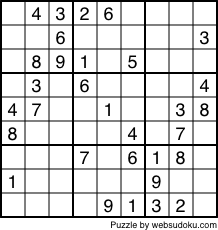
#> input picture 2.png, 218 x 230 px
$ jupyter execute --allow-errors Untitled.ipynb
#> lines starting #> are read from the running program, lines starting #| are printed output that depends on the picture; after the words box and inside, x2 and y2 are one past the last pixel; in counts of white or black regions, pixels touching at a corner belong together
[cell 1]
import cv2
import numpy as np
import matplotlib.pyplot as plt

[cell 2]
img1 = cv2.imread('2.png')
#> img1 is the input picture: shape (230, 218, 3); min 0, max 255, mean 217.1
img = cv2.GaussianBlur(img1,(5,5),0)
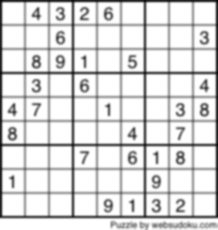
#> img: shape (230, 218, 3); min 6, max 255, mean 217.3
gray = cv2.cvtColor(img,cv2.COLOR_BGR2GRAY)
mask = np.zeros((gray.shape),np.uint8)
kernel1 = cv2.getStructuringElement(cv2.MORPH_ELLIPSE,(11,11))

close = cv2.morphologyEx(gray,cv2.MORPH_CLOSE,kernel1)
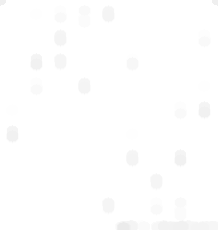
#> close: shape (230, 218); min 235, max 255, mean 254.2
div = np.float32(gray)/(close)
res = np.uint8(cv2.normalize(div,div,0,255,cv2.NORM_MINMAX))
res2 = cv2.cvtColor(res,cv2.COLOR_GRAY2BGR)

[cell 3]
def show_pic(img):
    fig = plt.figure(figsize=(15,15))
    ax = fig.add_subplot(111)
    ax.imshow(img,cmap='gray')

[cell 4]
show_pic(img)

[cell 5]
res2 = cv2.addWeighted(src1=img,alpha=0.7,src2=res2,beta=0.3,gamma=0)

gamma = 0.9
invGamma = 1/gamma
table = np.array([((i / 255.0) ** invGamma) * 255
                  for i in np.arange(0, 256)]).astype("uint8")
cv2.LUT(res2, table, res2)
show_pic(res2)

[cell 6]
thresh = cv2.adaptiveThreshold(res,255,0,1,19,2)
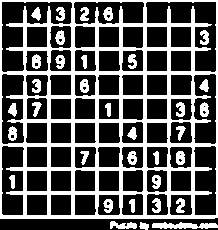
#> thresh: shape (230, 218); 33.8% white; 35 white regions
contour,hier = cv2.findContours(thresh,cv2.RETR_TREE,cv2.CHAIN_APPROX_SIMPLE)
#> contour = 117 contours, 19 with area under 20; largest, box (x1, y1, x2, y2) and area: (0, 0, 218, 219) 47304, (1, 1, 73, 73) 2437, (145, 1, 217, 73) 2416, (193, 73, 217, 145) 1468, (73, 1, 145, 25) 1456

max_area = 0
best_cnt = None
for cnt in contour:
    area = cv2.contourArea(cnt)
    if area > 1000:
        if area > max_area:
            max_area = area
            best_cnt = cnt
#> this loop made 117 passes
#> (area, max_area) on pass 4: (47303.5, 47303.5)
#> area on passes 1, 2, 3, 5, 6, 7: 256.5, 42, 108.5, 452, 69, 452
#> after the loop, best_cnt = [[0, 0], [0, 218], [214, 218], [215, 217], [217, 217], [217, 0]]; max_area = 47303.5

cv2.drawContours(mask,[best_cnt],0,255,-1)
#> mask: shape (230, 218); 95.2% white; 1 black region, box (x1, y1, x2, y2) and area: (0, 218, 218, 230) 2401
cv2.drawContours(mask,[best_cnt],0,0,2)
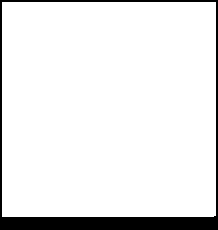
#> mask: shape (230, 218); 91.8% white; 1 black region

res = cv2.bitwise_and(res,mask)
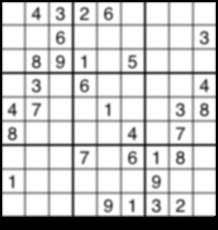
#> res: shape (230, 218); min 0, max 255, mean 202.9
show_pic(res)
show_pic(mask)

[cell 7]
#find the countours
contours0,hierarchy = cv2.findContours( thresh,
                                        cv2.RETR_LIST,
                                        cv2.CHAIN_APPROX_SIMPLE)
#> contours0 has the same summary as contour
#size of the image (height, width)
h, w = img1.shape[:2]
#> h = 230; w = 218

#copy the original image to show the posible candidate
image_sudoku_candidates = img1.copy()

#biggest rectangle
size_rectangle_max = 0;
for i in range(len(contours0)):
    #aproximate countours to polygons
    approximation = cv2.approxPolyDP(contours0[i], 4, True)

    #has the polygon 4 sides?
    if(not (len (approximation)==4)):
        continue;
    #is the polygon convex ?
    if(not cv2.isContourConvex(approximation) ):
        continue;
    #area of the polygon
    size_rectangle = cv2.contourArea(approximation)
    #store the biggest
    if size_rectangle> size_rectangle_max:
        size_rectangle_max = size_rectangle
        big_rectangle = approximation
#> this loop made 117 passes
#> (size_rectangle, size_rectangle_max, big_rectangle) on passes 2, 7, 9, 53, 117: (42, 42, [[140, 222], [140, 228], [147, 229], [148, 224]]), (78, 78, [[179, 198], [176, 211], [183, 212], [184, 200]]), (402, 402, [[170, 195], [190, 194], [192, 213], [171, 215]]), (404, 404, [[172, 121], [191, 123], [190, 143], [169, 141]]), (47197.5, 47197.5, [[0, 0], [0, 218], [217, 217], [217, 0]])
#> (approximation, size_rectangle) on passes 10 to 15: ([[98, 195], [118, 194], [120, 213], [99, 215]], 402), ([[74, 195], [94, 194], [95, 214], [75, 215]], 401), ([[50, 195], [70, 194], [71, 214], [51, 215]], 401), ([[26, 195], [46, 194], [47, 214], [27, 215]], 401), ([[148, 193], [167, 195], [166, 215], [146, 214]], 402), ([[141, 193], [143, 214], [123, 215], [122, 195]], 402)
#> after the loop, size_rectangle_max = 47197.5

[cell 8]
approximation = big_rectangle
#> approximation = [[0, 0], [0, 218], [217, 217], [217, 0]]
for i in range(len(approximation)):
    cv2.line(image_sudoku_candidates,
             (big_rectangle[(i%4)][0][0], big_rectangle[(i%4)][0][1]),
             (big_rectangle[((i+1)%4)][0][0], big_rectangle[((i+1)%4)][0][1]),
             (255, 0, 0), 2)
#> this loop made 4 passes
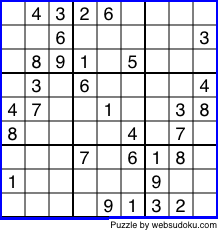
#> image_sudoku_candidates: shape (230, 218, 3); 3.89% of pixels changed, all inside (x1, y1, x2, y2) = (0, 0, 218, 220)
#show image
plt.imshow(image_sudoku_candidates, cmap=plt.gray())
plt.axis("off")

[cell 9]
print(approximation)
#| [[[  0   0]]
#|  [[  0 218]]
#|  [[217 217]]
#|  [[217   0]]]

[cell 10]
import numpy as np
IMAGE_WIDHT = 50
IMAGE_HEIGHT = 50
SUDOKU_SIZE= 9
N_MIN_ACTVE_PIXELS = 10

#sort the corners to remap the image
def getOuterPoints(rcCorners):
    ar = [];
    ar.append(rcCorners[0,0,:]);
    ar.append(rcCorners[1,0,:]);
    ar.append(rcCorners[2,0,:]);
    ar.append(rcCorners[3,0,:]);

    x_sum = sum(rcCorners[x, 0, 0] for x in range(len(rcCorners)) ) / len(rcCorners)
#> x_sum = 108.5
    y_sum = sum(rcCorners[x, 0, 1] for x in range(len(rcCorners)) ) / len(rcCorners)
#> y_sum = 108.8

    def algo(v):
        return (math.atan2(v[0] - x_sum, v[1] - y_sum)
                + 2 * math.pi) % 2*math.pi
        ar.sort(key=algo)
    return (  ar[3], ar[0], ar[1], ar[2])

[cell 11]
#point to remap
points1 = np.array([
                    np.array([0.0,0.0] ,np.float32) + np.array([449,0], np.float32),
                    np.array([0.0,0.0] ,np.float32),
                    np.array([0.0,0.0] ,np.float32) + np.array([0.0,449], np.float32),
                    np.array([0.0,0.0] ,np.float32) + np.array([449,449], np.float32),
                    ],np.float32)
outerPoints = getOuterPoints(approximation)
#> outerPoints = ([217, 0], [0, 0], [0, 218], [217, 217])
points2 = np.array(outerPoints,np.float32)
#> points2 = [[217, 0], [0, 0], [0, 218], [217, 217]]

#Transformation matrix
pers = cv2.getPerspectiveTransform(points2,  points1 );
#> pers = [[2.06, 0, 0], [0, 2.06, 0], [-2.11e-05, 0, 1]]

#remap the image
warp = cv2.warpPerspective(img1, pers, (SUDOKU_SIZE*IMAGE_HEIGHT, SUDOKU_SIZE*IMAGE_WIDHT));
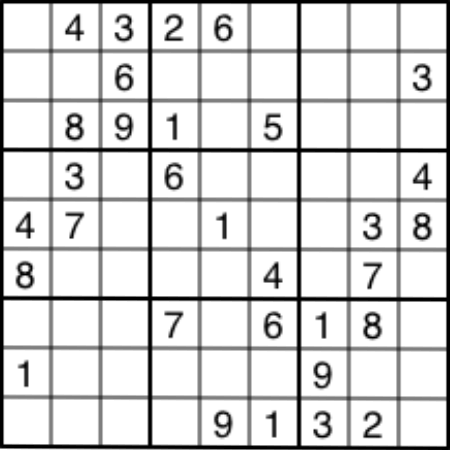
#> warp: shape (450, 450, 3); min 0, max 255, mean 216.9
warp_gray = cv2.cvtColor(warp, cv2.COLOR_BGR2GRAY)

#show image
plt.imshow(warp_gray, cmap=plt.gray())
plt.axis("off")

[cell 12]
plt.imshow(warp_gray)
output = warp_gray

[cell 13]
part = []
for i in range(0,9):
    for j in range(0,9):
        part.append(output[i*50:(i+1)*50,j*50:(j+1)*50])
#> after the loop, part = 81 items
plt.imshow(part[25]/255)
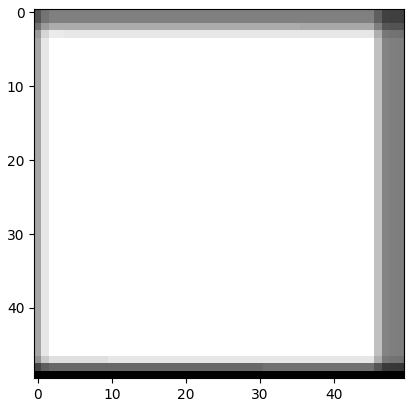
#> figure drawn by matplotlib, 1 panel

[cell 14]
img1 = part[3]
#> img1: shape (50, 50)
img1 = img1[6:-6,6:-6]
#> img1: shape (38, 38)
white = np.ones(50*50) *255
white.resize(50,50)
white[6:-6,6:-6] = img1
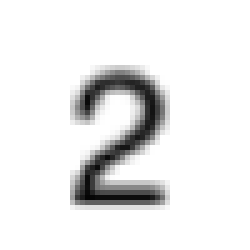
#> white: shape (50, 50) float64 (shown 5 times larger); min 4, max 255, mean 235
img1 = cv2.resize(white,(28,28))
#> img1: shape (28, 28) float64
img1 = img1/255
plt.imshow(img1,cmap='gray')
plt.imshow(part[5]/255)
img1=(1-img1)
plt.imshow(img1,cmap='gray')
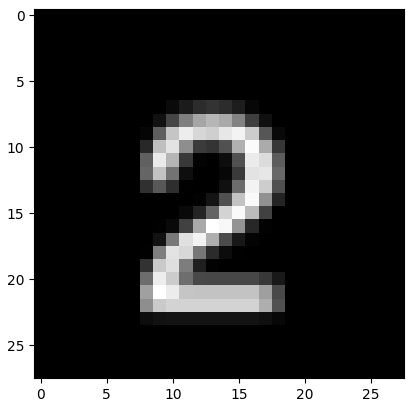
#> figure drawn by matplotlib, 1 panel

[cell 15]
import keras
from keras.datasets import mnist
from keras.models import Sequential
from keras.layers import Dense, Dropout, Flatten
from keras.layers import Conv2D, MaxPooling2D
from keras import backend as K
K.tensorflow_backend._get_available_gpus()
#> (this line was passed over: keras is not available in this run)

$ run again, with 3.png copied over 2.png
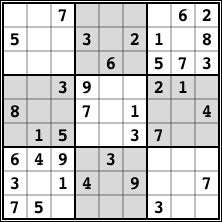
#> input picture 3.png, 222 x 222 px
#> img1 is the input picture: shape (222, 222, 3); min 0, max 255, mean 203.4
#> `thresh = cv2.adaptiveThreshold(res,255,0,1,19,2)`:
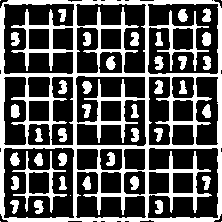
#> thresh: shape (222, 222); 33.6% white; 43 white regions (5 under 20 px)
#> contour = 76 contours, 5 with area under 20; largest, box (x1, y1, x2, y2) and area: (0, 0, 222, 222) 48639, (3, 147, 75, 219) 4894, (147, 3, 219, 75) 4046, (3, 3, 75, 75) 3376, (147, 147, 219, 219) 3372
#> the loop `for cnt in contour:` made 76 passes
#> (area, max_area) on pass 4: (48639, 48639)
#> after the loop `for cnt in contour:`: best_cnt = contour of 105 points, box (x1, y1, x2, y2) (0, 0, 222, 222), area 48639; max_area = 48639
#> contours0 has the same summary as contour
#> the loop `for i in range(len(contours0)):` made 76 passes
#> (size_rectangle, size_rectangle_max, big_rectangle) on passes 3, 12, 13, 17, 27, 75: (60.5, 60.5, [[157, 200], [155, 212], [160, 213], [162, 202]]), (401, 401, [[172, 173], [192, 172], [193, 192], [173, 193]]), (421, 421, [[148, 172], [168, 172], [169, 192], [149, 194]]), (424, 424, [[144, 171], [145, 193], [126, 194], [123, 174]]), (4798.5, 4798.5, [[5, 147], [74, 150], [73, 218], [3, 217]]), (46657, 46657, [[3, 2], [2, 218], [218, 219], [219, 3]])
#> after the loop `for i in range(len(contours0)):`: size_rectangle_max = 46657
#> `approximation = big_rectangle`: approximation = [[3, 2], [2, 218], [218, 219], [219, 3]]
#> the loop `for i in range(len(approximation)):` made 4 passes
#| [[[  3   2]]
#|  [[  2 218]]
#|  [[218 219]]
#|  [[219   3]]]
#> x_sum = 110.5
#> outerPoints = ([219, 3], [3, 2], [2, 218], [218, 219])
#> points2 = [[219, 3], [3, 2], [2, 218], [218, 219]]
#> pers = [[2.08, 0.00962, -6.26], [-0.00962, 2.08, -4.13], [1.29e-19, -1e-19, 1]]
#> after the loop `for i in range(0,9):`: part = 81 items
#> white: shape (50, 50) float64; values 217 (black) and 255 (white), 42.2% white; 1 white region, box (x1, y1, x2, y2) and area: (0, 0, 50, 50) 1056
#> `[cell 14] img1 = part[3] img1 = img1[6:-6,6:-6] white = np.ones(50*50)..`:
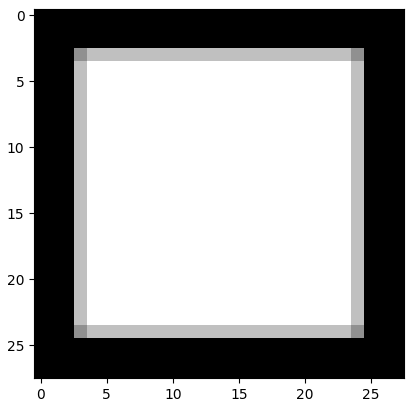
#> figure drawn by matplotlib, 1 panel

$ run again, with suduku.png copied over 2.png
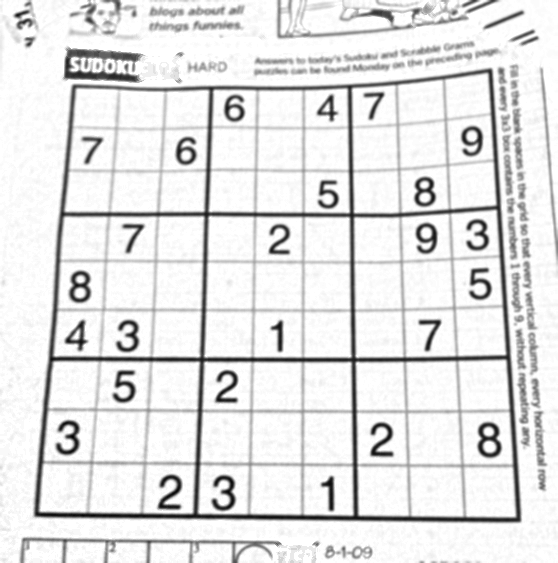
#> input picture suduku.png, 558 x 563 px
#> img1 is the input picture: shape (563, 558, 3); min 0, max 255, mean 227.8
#> thresh: shape (563, 558); 28.9% white; 922 white regions (498 under 20 px)
#> contour = 967 contours, 625 with area under 20; largest, box (x1, y1, x2, y2) and area: (33, 68, 522, 523) 198988, (355, 359, 517, 518) 23795, (197, 361, 355, 517) 22932, (38, 360, 201, 515) 22733, (353, 209, 507, 359) 20660
#> the loop `for cnt in contour:` made 967 passes
#> (area, max_area) on passes 73, 373: (1879, 1879), (198987.5, 198987.5)
#> after the loop `for cnt in contour:`: best_cnt = contour of 254 points, box (x1, y1, x2, y2) (33, 68, 522, 523), area 198988; max_area = 198987.5
#> contours0 has the same summary as contour
#> the loop `for i in range(len(contours0)):` made 967 passes
#> (size_rectangle, size_rectangle_max, big_rectangle) on passes 40, 56, 271, 369, 371: (56.5, 56.5, [[285, 552], [278, 553], [278, 562], [283, 562]]), (226.5, 226.5, [[291, 546], [289, 562], [302, 562], [307, 547]]), (2432.5, 2432.5, [[456, 412], [461, 461], [410, 463], [408, 414]]), (22883, 22883, [[205, 361], [351, 362], [352, 515], [197, 512]]), (23582.5, 23582.5, [[504, 359], [516, 515], [360, 516], [355, 363]])
#> after the loop `for i in range(len(contours0)):`: size_rectangle_max = 23582.5
#> `approximation = big_rectangle`: approximation = [[504, 359], [516, 515], [360, 516], [355, 363]]
#> the loop `for i in range(len(approximation)):` made 4 passes
#| [[[504 359]]
#|  [[516 515]]
#|  [[360 516]]
#|  [[355 363]]]
#> x_sum = 433.8
#> y_sum = 438.2
#> outerPoints = ([355, 363], [504, 359], [516, 515], [360, 516])
#> points2 = [[355, 363], [504, 359], [516, 515], [360, 516]]
#> pers = [[-3.56, 0.274, 1697.5], [0.0975, 3.63, -1353], [0.000168, 0.000346, 1]]
#> after the loop `for i in range(0,9):`: part = 81 items
#> `[cell 14] img1 = part[3] img1 = img1[6:-6,6:-6] white = np.ones(50*50)..`:
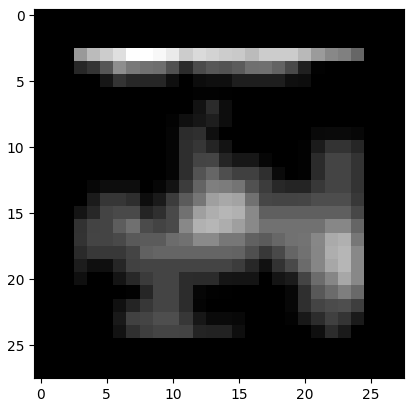
#> figure drawn by matplotlib, 1 panel
